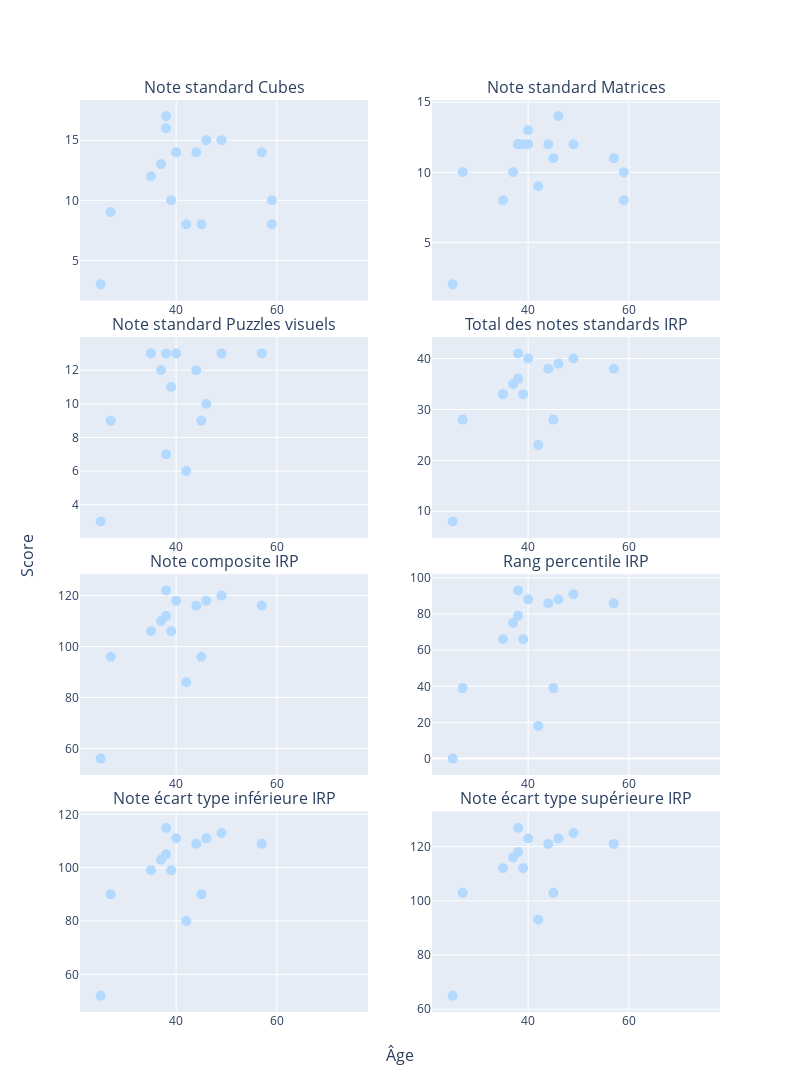

Write notebook code for a chart like this one.
### Code cell
fig_wais_sub.add_trace(go.Scatter(x= df_wais_sub['age'], y=df_wais_sub[subplot_titles[4]], mode="markers+text",
            marker={'size': 10, "color": df_wais_sub['Type_color'] },
            hovertext= df_wais_sub['ID_SECONDAIRE'] +", "+ df_wais_sub['Type']),
            row=1, col=1)

fig_wais_sub.add_trace(go.Scatter(x= df_wais_sub['age'], y=df_wais_sub[subplot_titles[5]], mode="markers+text",
            marker={'size': 10, "color": df_wais_sub['Type_color'] },
            hovertext= df_wais_sub['ID_SECONDAIRE'] +", "+ df_wais_sub['Type']),
              row=1, col=2)

fig_wais_sub.add_trace(go.Scatter(x= df_wais_sub['age'], y=df_wais_sub[subplot_titles[6]], mode="markers+text",
            marker={'size': 10, "color": df_wais_sub['Type_color'] },
            hovertext= df_wais_sub['ID_SECONDAIRE'] +", "+ df_wais_sub['Type']),
              row=2, col=1)

fig_wais_sub.add_trace(go.Scatter(x= df_wais_sub['age'], y=df_wais_sub[subplot_titles[7]], mode="markers+text",
            marker={'size': 10, "color": df_wais_sub['Type_color'] },
            hovertext= df_wais_sub['ID_SECONDAIRE'] +", "+ df_wais_sub['Type']),
            row=2, col=2)

fig_wais_sub.add_trace(go.Scatter(x= df_wais_sub['age'], y=df_wais_sub[subplot_titles[8]], mode="markers+text",
            marker={'size': 10, "color": df_wais_sub['Type_color'] },
            hovertext= df_wais_sub['ID_SECONDAIRE'] +", "+ df_wais_sub['Type']),
            row=3, col=1)
                                                             
fig_wais_sub.add_trace(go.Scatter(x= df_wais_sub['age'], y=df_wais_sub[subplot_titles[9]], mode="markers+text",
            marker={'size': 10, "color": df_wais_sub['Type_color'] },
            hovertext= df_wais_sub['ID_SECONDAIRE'] +", "+ df_wais_sub['Type']),
            row=3, col=2)
    
fig_wais_sub.add_trace(go.Scatter(x= df_wais_sub['age'], y=df_wais_sub[subplot_titles[10]], mode="markers+text",
            marker={'size': 10, "color": df_wais_sub['Type_color'] },
            hovertext= df_wais_sub['ID_SECONDAIRE'] +", "+ df_wais_sub['Type']),
            row=4, col=1)
    
fig_wais_sub.add_trace(go.Scatter(x= df_wais_sub['age'], y=df_wais_sub[subplot_titles[11]], mode="markers+text",
            marker={'size': 10, "color": df_wais_sub['Type_color'] },
            hovertext= df_wais_sub['ID_SECONDAIRE'] +", "+ df_wais_sub['Type']),
            row=4, col=2)
    
fig_wais_sub.update_layout(height=1500, width=800,
                   showlegend=False
            )

### Figure 1 — Plotly figure (JSON) as saved in the notebook; plotly's stock layout.template omitted (floating-point values rounded to 4 significant figures)
{"data": [{"hovertext": ["EA 6F FF DE 42, Type 2", "90 01 09 71 F0, Type 2", "31 19 64 3D 10, Type 2", "D7 FC 44 05 CA, Type 2", "64 0B 1B 0A 45, Type 2", "8A 77 B8 09 AD, Type 2", "02 88 A7 94 50, Type 2", "51 B7 6E C2 FD, Type 2", "A4 03 5A F0 57, Type 2", "90 A6 58 8A AD, Type 2", "F5 E4 FD A4 9F, Type 2", "76 8F 56 DE 15, Type 2", "3D F6 5A B4 9D, Type 2", "A6 FD C4 C0 69, Type 2", "4F 9C 21 D3 31, Type 2", "94 EB 19 B7 18, Type 2", "0F 30 93 5E 0E, Type 2", "A2 C1 35 C2 8C, Type 2", "19 01 73 04 E2, Type 2", "CA A2 77 FC 22, Type 2", "96 DD DC FE E3, Type 2", "21 36 06 E2 38, Type 2", "B7 CA E8 BC 99, Type 2", "EF 4A CF 20 AF, Type 2"], "marker": {"color": ["#B3D9FF", "#B3D9FF", "#B3D9FF", "#B3D9FF", "#B3D9FF", "#B3D9FF", "#B3D9FF", "#B3D9FF", "#B3D9FF", "#B3D9FF", "#B3D9FF", "#B3D9FF", "#B3D9FF", "#B3D9FF", "#B3D9FF", "#B3D9FF", "#B3D9FF", "#B3D9FF", "#B3D9FF", "#B3D9FF", "#B3D9FF", "#B3D9FF", "#B3D9FF", "#B3D9FF"], "size": 10}, "mode": "markers+text", "type": "scatter", "x": [25, 27, 35, 37, 38, 38, 39, 40, 40, 42, 44, 45, 46, 49, 53, 57, 59, 59, 59, 60, 64, 68, 73, 74], "xaxis": "x", "y": [3, 9, 12, 13, 17, 16, 10, 14, 14, 8, 14, 8, 15, 15, null, 14, 8, null, 10, null, null, null, null, null], "yaxis": "y"}, {"hovertext": ["EA 6F FF DE 42, Type 2", "90 01 09 71 F0, Type 2", "31 19 64 3D 10, Type 2", "D7 FC 44 05 CA, Type 2", "64 0B 1B 0A 45, Type 2", "8A 77 B8 09 AD, Type 2", "02 88 A7 94 50, Type 2", "51 B7 6E C2 FD, Type 2", "A4 03 5A F0 57, Type 2", "90 A6 58 8A AD, Type 2", "F5 E4 FD A4 9F, Type 2", "76 8F 56 DE 15, Type 2", "3D F6 5A B4 9D, Type 2", "A6 FD C4 C0 69, Type 2", "4F 9C 21 D3 31, Type 2", "94 EB 19 B7 18, Type 2", "0F 30 93 5E 0E, Type 2", "A2 C1 35 C2 8C, Type 2", "19 01 73 04 E2, Type 2", "CA A2 77 FC 22, Type 2", "96 DD DC FE E3, Type 2", "21 36 06 E2 38, Type 2", "B7 CA E8 BC 99, Type 2", "EF 4A CF 20 AF, Type 2"], "marker": {"color": ["#B3D9FF", "#B3D9FF", "#B3D9FF", "#B3D9FF", "#B3D9FF", "#B3D9FF", "#B3D9FF", "#B3D9FF", "#B3D9FF", "#B3D9FF", "#B3D9FF", "#B3D9FF", "#B3D9FF", "#B3D9FF", "#B3D9FF", "#B3D9FF", "#B3D9FF", "#B3D9FF", "#B3D9FF", "#B3D9FF", "#B3D9FF", "#B3D9FF", "#B3D9FF", "#B3D9FF"], "size": 10}, "mode": "markers+text", "type": "scatter", "x": [25, 27, 35, 37, 38, 38, 39, 40, 40, 42, 44, 45, 46, 49, 53, 57, 59, 59, 59, 60, 64, 68, 73, 74], "xaxis": "x2", "y": [2, 10, 8, 10, 12, 12, 12, 13, 12, 9, 12, 11, 14, 12, null, 11, 8, null, 10, null, null, null, null, null], "yaxis": "y2"}, {"hovertext": ["EA 6F FF DE 42, Type 2", "90 01 09 71 F0, Type 2", "31 19 64 3D 10, Type 2", "D7 FC 44 05 CA, Type 2", "64 0B 1B 0A 45, Type 2", "8A 77 B8 09 AD, Type 2", "02 88 A7 94 50, Type 2", "51 B7 6E C2 FD, Type 2", "A4 03 5A F0 57, Type 2", "90 A6 58 8A AD, Type 2", "F5 E4 FD A4 9F, Type 2", "76 8F 56 DE 15, Type 2", "3D F6 5A B4 9D, Type 2", "A6 FD C4 C0 69, Type 2", "4F 9C 21 D3 31, Type 2", "94 EB 19 B7 18, Type 2", "0F 30 93 5E 0E, Type 2", "A2 C1 35 C2 8C, Type 2", "19 01 73 04 E2, Type 2", "CA A2 77 FC 22, Type 2", "96 DD DC FE E3, Type 2", "21 36 06 E2 38, Type 2", "B7 CA E8 BC 99, Type 2", "EF 4A CF 20 AF, Type 2"], "marker": {"color": ["#B3D9FF", "#B3D9FF", "#B3D9FF", "#B3D9FF", "#B3D9FF", "#B3D9FF", "#B3D9FF", "#B3D9FF", "#B3D9FF", "#B3D9FF", "#B3D9FF", "#B3D9FF", "#B3D9FF", "#B3D9FF", "#B3D9FF", "#B3D9FF", "#B3D9FF", "#B3D9FF", "#B3D9FF", "#B3D9FF", "#B3D9FF", "#B3D9FF", "#B3D9FF", "#B3D9FF"], "size": 10}, "mode": "markers+text", "type": "scatter", "x": [25, 27, 35, 37, 38, 38, 39, 40, 40, 42, 44, 45, 46, 49, 53, 57, 59, 59, 59, 60, 64, 68, 73, 74], "xaxis": "x3", "y": [3, 9, 13, 12, 7, 13, 11, 13, null, 6, 12, 9, 10, 13, null, 13, null, null, null, null, null, null, null, null], "yaxis": "y3"}, {"hovertext": ["EA 6F FF DE 42, Type 2", "90 01 09 71 F0, Type 2", "31 19 64 3D 10, Type 2", "D7 FC 44 05 CA, Type 2", "64 0B 1B 0A 45, Type 2", "8A 77 B8 09 AD, Type 2", "02 88 A7 94 50, Type 2", "51 B7 6E C2 FD, Type 2", "A4 03 5A F0 57, Type 2", "90 A6 58 8A AD, Type 2", "F5 E4 FD A4 9F, Type 2", "76 8F 56 DE 15, Type 2", "3D F6 5A B4 9D, Type 2", "A6 FD C4 C0 69, Type 2", "4F 9C 21 D3 31, Type 2", "94 EB 19 B7 18, Type 2", "0F 30 93 5E 0E, Type 2", "A2 C1 35 C2 8C, Type 2", "19 01 73 04 E2, Type 2", "CA A2 77 FC 22, Type 2", "96 DD DC FE E3, Type 2", "21 36 06 E2 38, Type 2", "B7 CA E8 BC 99, Type 2", "EF 4A CF 20 AF, Type 2"], "marker": {"color": ["#B3D9FF", "#B3D9FF", "#B3D9FF", "#B3D9FF", "#B3D9FF", "#B3D9FF", "#B3D9FF", "#B3D9FF", "#B3D9FF", "#B3D9FF", "#B3D9FF", "#B3D9FF", "#B3D9FF", "#B3D9FF", "#B3D9FF", "#B3D9FF", "#B3D9FF", "#B3D9FF", "#B3D9FF", "#B3D9FF", "#B3D9FF", "#B3D9FF", "#B3D9FF", "#B3D9FF"], "size": 10}, "mode": "markers+text", "type": "scatter", "x": [25, 27, 35, 37, 38, 38, 39, 40, 40, 42, 44, 45, 46, 49, 53, 57, 59, 59, 59, 60, 64, 68, 73, 74], "xaxis": "x4", "y": [8, 28, 33, 35, 36, 41, 33, 40, null, 23, 38, 28, 39, 40, null, 38, null, null, null, null, null, null, null, null], "yaxis": "y4"}, {"hovertext": ["EA 6F FF DE 42, Type 2", "90 01 09 71 F0, Type 2", "31 19 64 3D 10, Type 2", "D7 FC 44 05 CA, Type 2", "64 0B 1B 0A 45, Type 2", "8A 77 B8 09 AD, Type 2", "02 88 A7 94 50, Type 2", "51 B7 6E C2 FD, Type 2", "A4 03 5A F0 57, Type 2", "90 A6 58 8A AD, Type 2", "F5 E4 FD A4 9F, Type 2", "76 8F 56 DE 15, Type 2", "3D F6 5A B4 9D, Type 2", "A6 FD C4 C0 69, Type 2", "4F 9C 21 D3 31, Type 2", "94 EB 19 B7 18, Type 2", "0F 30 93 5E 0E, Type 2", "A2 C1 35 C2 8C, Type 2", "19 01 73 04 E2, Type 2", "CA A2 77 FC 22, Type 2", "96 DD DC FE E3, Type 2", "21 36 06 E2 38, Type 2", "B7 CA E8 BC 99, Type 2", "EF 4A CF 20 AF, Type 2"], "marker": {"color": ["#B3D9FF", "#B3D9FF", "#B3D9FF", "#B3D9FF", "#B3D9FF", "#B3D9FF", "#B3D9FF", "#B3D9FF", "#B3D9FF", "#B3D9FF", "#B3D9FF", "#B3D9FF", "#B3D9FF", "#B3D9FF", "#B3D9FF", "#B3D9FF", "#B3D9FF", "#B3D9FF", "#B3D9FF", "#B3D9FF", "#B3D9FF", "#B3D9FF", "#B3D9FF", "#B3D9FF"], "size": 10}, "mode": "markers+text", "type": "scatter", "x": [25, 27, 35, 37, 38, 38, 39, 40, 40, 42, 44, 45, 46, 49, 53, 57, 59, 59, 59, 60, 64, 68, 73, 74], "xaxis": "x5", "y": [56, 96, 106, 110, 112, 122, 106, 118, null, 86, 116, 96, 118, 120, null, 116, null, null, null, null, null, null, null, null], "yaxis": "y5"}, {"hovertext": ["EA 6F FF DE 42, Type 2", "90 01 09 71 F0, Type 2", "31 19 64 3D 10, Type 2", "D7 FC 44 05 CA, Type 2", "64 0B 1B 0A 45, Type 2", "8A 77 B8 09 AD, Type 2", "02 88 A7 94 50, Type 2", "51 B7 6E C2 FD, Type 2", "A4 03 5A F0 57, Type 2", "90 A6 58 8A AD, Type 2", "F5 E4 FD A4 9F, Type 2", "76 8F 56 DE 15, Type 2", "3D F6 5A B4 9D, Type 2", "A6 FD C4 C0 69, Type 2", "4F 9C 21 D3 31, Type 2", "94 EB 19 B7 18, Type 2", "0F 30 93 5E 0E, Type 2", "A2 C1 35 C2 8C, Type 2", "19 01 73 04 E2, Type 2", "CA A2 77 FC 22, Type 2", "96 DD DC FE E3, Type 2", "21 36 06 E2 38, Type 2", "B7 CA E8 BC 99, Type 2", "EF 4A CF 20 AF, Type 2"], "marker": {"color": ["#B3D9FF", "#B3D9FF", "#B3D9FF", "#B3D9FF", "#B3D9FF", "#B3D9FF", "#B3D9FF", "#B3D9FF", "#B3D9FF", "#B3D9FF", "#B3D9FF", "#B3D9FF", "#B3D9FF", "#B3D9FF", "#B3D9FF", "#B3D9FF", "#B3D9FF", "#B3D9FF", "#B3D9FF", "#B3D9FF", "#B3D9FF", "#B3D9FF", "#B3D9FF", "#B3D9FF"], "size": 10}, "mode": "markers+text", "type": "scatter", "x": [25, 27, 35, 37, 38, 38, 39, 40, 40, 42, 44, 45, 46, 49, 53, 57, 59, 59, 59, 60, 64, 68, 73, 74], "xaxis": "x6", "y": [0, 39, 66, 75, 79, 93, 66, 88, null, 18, 86, 39, 88, 91, null, 86, null, null, null, null, null, null, null, null], "yaxis": "y6"}, {"hovertext": ["EA 6F FF DE 42, Type 2", "90 01 09 71 F0, Type 2", "31 19 64 3D 10, Type 2", "D7 FC 44 05 CA, Type 2", "64 0B 1B 0A 45, Type 2", "8A 77 B8 09 AD, Type 2", "02 88 A7 94 50, Type 2", "51 B7 6E C2 FD, Type 2", "A4 03 5A F0 57, Type 2", "90 A6 58 8A AD, Type 2", "F5 E4 FD A4 9F, Type 2", "76 8F 56 DE 15, Type 2", "3D F6 5A B4 9D, Type 2", "A6 FD C4 C0 69, Type 2", "4F 9C 21 D3 31, Type 2", "94 EB 19 B7 18, Type 2", "0F 30 93 5E 0E, Type 2", "A2 C1 35 C2 8C, Type 2", "19 01 73 04 E2, Type 2", "CA A2 77 FC 22, Type 2", "96 DD DC FE E3, Type 2", "21 36 06 E2 38, Type 2", "B7 CA E8 BC 99, Type 2", "EF 4A CF 20 AF, Type 2"], "marker": {"color": ["#B3D9FF", "#B3D9FF", "#B3D9FF", "#B3D9FF", "#B3D9FF", "#B3D9FF", "#B3D9FF", "#B3D9FF", "#B3D9FF", "#B3D9FF", "#B3D9FF", "#B3D9FF", "#B3D9FF", "#B3D9FF", "#B3D9FF", "#B3D9FF", "#B3D9FF", "#B3D9FF", "#B3D9FF", "#B3D9FF", "#B3D9FF", "#B3D9FF", "#B3D9FF", "#B3D9FF"], "size": 10}, "mode": "markers+text", "type": "scatter", "x": [25, 27, 35, 37, 38, 38, 39, 40, 40, 42, 44, 45, 46, 49, 53, 57, 59, 59, 59, 60, 64, 68, 73, 74], "xaxis": "x7", "y": [52, 90, 99, 103, 105, 115, 99, 111, null, 80, 109, 90, 111, 113, null, 109, null, null, null, null, null, null, null, null], "yaxis": "y7"}, {"hovertext": ["EA 6F FF DE 42, Type 2", "90 01 09 71 F0, Type 2", "31 19 64 3D 10, Type 2", "D7 FC 44 05 CA, Type 2", "64 0B 1B 0A 45, Type 2", "8A 77 B8 09 AD, Type 2", "02 88 A7 94 50, Type 2", "51 B7 6E C2 FD, Type 2", "A4 03 5A F0 57, Type 2", "90 A6 58 8A AD, Type 2", "F5 E4 FD A4 9F, Type 2", "76 8F 56 DE 15, Type 2", "3D F6 5A B4 9D, Type 2", "A6 FD C4 C0 69, Type 2", "4F 9C 21 D3 31, Type 2", "94 EB 19 B7 18, Type 2", "0F 30 93 5E 0E, Type 2", "A2 C1 35 C2 8C, Type 2", "19 01 73 04 E2, Type 2", "CA A2 77 FC 22, Type 2", "96 DD DC FE E3, Type 2", "21 36 06 E2 38, Type 2", "B7 CA E8 BC 99, Type 2", "EF 4A CF 20 AF, Type 2"], "marker": {"color": ["#B3D9FF", "#B3D9FF", "#B3D9FF", "#B3D9FF", "#B3D9FF", "#B3D9FF", "#B3D9FF", "#B3D9FF", "#B3D9FF", "#B3D9FF", "#B3D9FF", "#B3D9FF", "#B3D9FF", "#B3D9FF", "#B3D9FF", "#B3D9FF", "#B3D9FF", "#B3D9FF", "#B3D9FF", "#B3D9FF", "#B3D9FF", "#B3D9FF", "#B3D9FF", "#B3D9FF"], "size": 10}, "mode": "markers+text", "type": "scatter", "x": [25, 27, 35, 37, 38, 38, 39, 40, 40, 42, 44, 45, 46, 49, 53, 57, 59, 59, 59, 60, 64, 68, 73, 74], "xaxis": "x8", "y": [65, 103, 112, 116, 118, 127, 112, 123, null, 93, 121, 103, 123, 125, null, 121, null, null, null, null, null, null, null, null], "yaxis": "y8"}], "layout": {"annotations": [{"font": {"size": 16}, "showarrow": false, "text": "Note standard Cubes", "x": 0.225, "xanchor": "center", "xref": "paper", "y": 1, "yanchor": "bottom", "yref": "paper"}, {"font": {"size": 16}, "showarrow": false, "text": "Note standard Matrices", "x": 0.775, "xanchor": "center", "xref": "paper", "y": 1, "yanchor": "bottom", "yref": "paper"}, {"font": {"size": 16}, "showarrow": false, "text": "Note standard Puzzles visuels", "x": 0.225, "xanchor": "center", "xref": "paper", "y": 0.74, "yanchor": "bottom", "yref": "paper"}, {"font": {"size": 16}, "showarrow": false, "text": "Total des notes standards IRP", "x": 0.775, "xanchor": "center", "xref": "paper", "y": 0.74, "yanchor": "bottom", "yref": "paper"}, {"font": {"size": 16}, "showarrow": false, "text": "Note composite IRP", "x": 0.225, "xanchor": "center", "xref": "paper", "y": 0.48, "yanchor": "bottom", "yref": "paper"}, {"font": {"size": 16}, "showarrow": false, "text": "Rang percentile IRP", "x": 0.775, "xanchor": "center", "xref": "paper", "y": 0.48, "yanchor": "bottom", "yref": "paper"}, {"font": {"size": 16}, "showarrow": false, "text": "Note écart type inférieure IRP", "x": 0.225, "xanchor": "center", "xref": "paper", "y": 0.22, "yanchor": "bottom", "yref": "paper"}, {"font": {"size": 16}, "showarrow": false, "text": "Note écart type supérieure IRP", "x": 0.775, "xanchor": "center", "xref": "paper", "y": 0.22, "yanchor": "bottom", "yref": "paper"}, {"font": {"size": 16}, "showarrow": false, "text": "Âge", "x": 0.5, "xanchor": "center", "xref": "paper", "y": 0, "yanchor": "top", "yref": "paper", "yshift": -30}, {"font": {"size": 16}, "showarrow": false, "text": "Score", "textangle": -90, "x": 0, "xanchor": "right", "xref": "paper", "xshift": -40, "y": 0.5, "yanchor": "middle", "yref": "paper"}], "height": 1500, "showlegend": false, "width": 800, "xaxis": {"anchor": "y", "domain": [0, 0.45]}, "xaxis2": {"anchor": "y2", "domain": [0.55, 1]}, "xaxis3": {"anchor": "y3", "domain": [0, 0.45]}, "xaxis4": {"anchor": "y4", "domain": [0.55, 1]}, "xaxis5": {"anchor": "y5", "domain": [0, 0.45]}, "xaxis6": {"anchor": "y6", "domain": [0.55, 1]}, "xaxis7": {"anchor": "y7", "domain": [0, 0.45]}, "xaxis8": {"anchor": "y8", "domain": [0.55, 1]}, "yaxis": {"anchor": "x", "domain": [0.78, 1]}, "yaxis2": {"anchor": "x2", "domain": [0.78, 1]}, "yaxis3": {"anchor": "x3", "domain": [0.52, 0.74]}, "yaxis4": {"anchor": "x4", "domain": [0.52, 0.74]}, "yaxis5": {"anchor": "x5", "domain": [0.26, 0.48]}, "yaxis6": {"anchor": "x6", "domain": [0.26, 0.48]}, "yaxis7": {"anchor": "x7", "domain": [0, 0.22]}, "yaxis8": {"anchor": "x8", "domain": [0, 0.22]}}}
